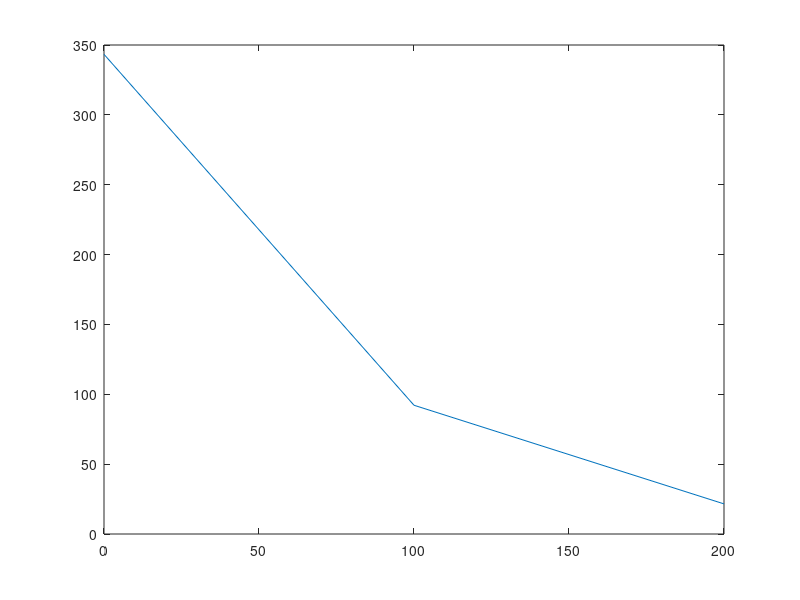

Write the MATLAB code that produced this figure.
%% Quiz 5
%organiziation stuff
clear
clc
format shortg

%constants
%thermal constants
k = 15
h = 35
t_air = 20
t_fixed = 350
q = 100 %W/m
%geometrical constants
area = 500e-6; %500 mm^2 in m^2
peri = 120e-3; %120 mm in m
l_element = 100e-3 %100mm in m

%fea setup
elements = 2;
nodes = elements + 1;
k_matrix = zeros(nodes,nodes);
heat_matrix = zeros(nodes,1);
%create element relations
for n = 1:elements
        elations (n, 1) = n;
        elations (n, 2) = n+1;
end

%global matrix creation
for element_counter = 1:elements
    n1 = elations(element_counter,1);
    n2 = elations(element_counter,2);
    c1 = (k * area)/l_element; %1d conduction coefficient
    c2 = (h*peri*l_element)/6; %element convenction coefficient
    c3 = (h*t_air*peri*l_element)/2; %heat coefficient
    cond_stiff = c1 *[1,-1; -1,1 ];
    conv_stiff = c2 *[2,1; 1,2];
    element_heat_matrix = c3 *[1;1];
    
    if element_counter == 1
        k_local = cond_stiff;
        
        k_matrix(n1,n1) = k_matrix(n1,n1) + k_local(1,1);
        k_matrix(n1,n2) = k_matrix(n1,n2) + k_local(1,2);
        k_matrix(n2,n1) = k_matrix(n2,n1) + k_local(2,1);
        k_matrix(n2,n2) = k_matrix(n2,n2) + k_local(2,2);

    elseif element_counter >1 
        k_local = cond_stiff + conv_stiff;
        
        k_matrix(n1,n1) = k_matrix(n1,n1) + k_local(1,1);
        k_matrix(n1,n2) = k_matrix(n1,n2) + k_local(1,2);
        k_matrix(n2,n1) = k_matrix(n2,n1) + k_local(2,1);
        k_matrix(n2,n2) = k_matrix(n2,n2) + k_local(2,2);

        heat_matrix (n1,1) = heat_matrix(n1,1) + element_heat_matrix(1,1);
        heat_matrix (n2,1) = heat_matrix(n2,1) + element_heat_matrix(2,1);
    end
end

%apply bc's and solve for remaining temps
k_mod = k_matrix;

%constant temp boundary condition at node 1
bc = 1
k_mod(bc,:)=0;
k_mod(bc,bc)= 1;
heat_matrix(bc,bc) = t_fixed;

%heat loss at nodes 1 and 2

net_heat = q * l_element
heat_matrix(1,1) = heat_matrix(1,1) - (2/3 * net_heat)
heat_matrix(2,1) = heat_matrix(2,1) - (1/3 * net_heat)


%convection at node 3
bc = 3
k_mod(bc,bc) = k_mod(bc,bc) + h*area;
heat_matrix(bc,1) = heat_matrix(bc,1) + (h*area*t_air);

%find steady state nodal temps
nodal_temp = k_mod\heat_matrix;

%plot temp along the fin
x = linspace(0,200,nodes);
plot(x,nodal_temp)